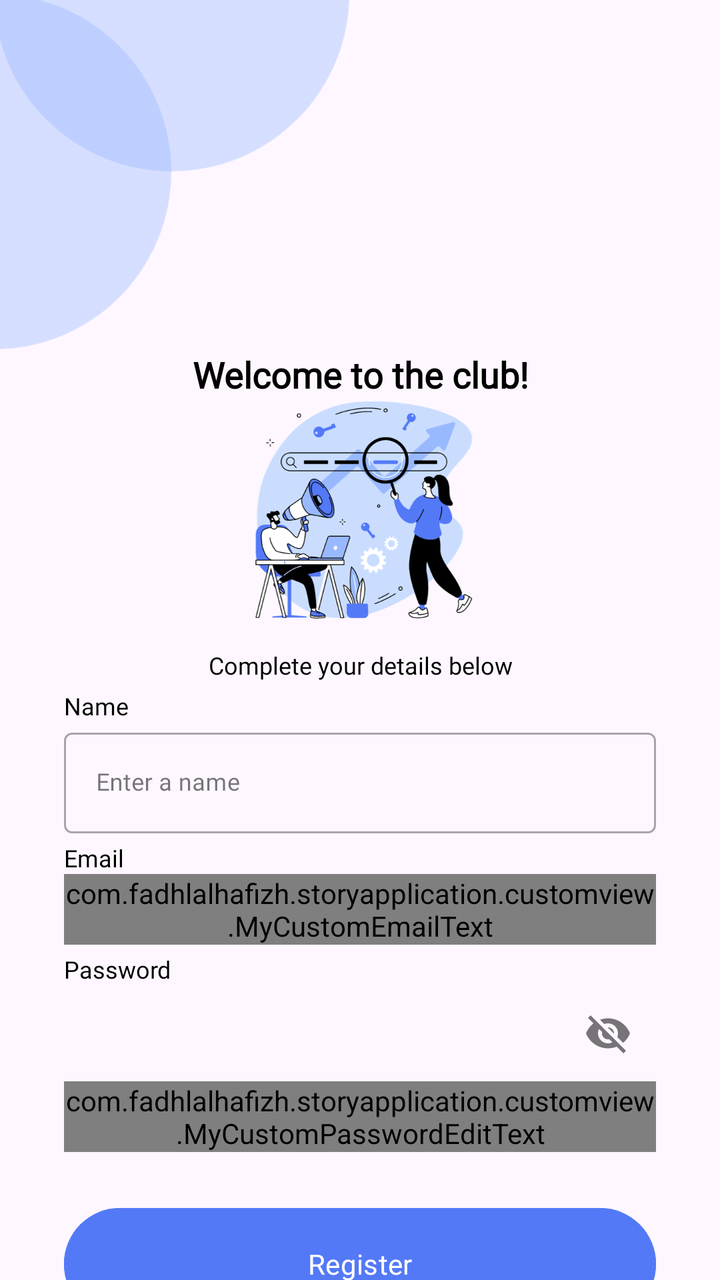
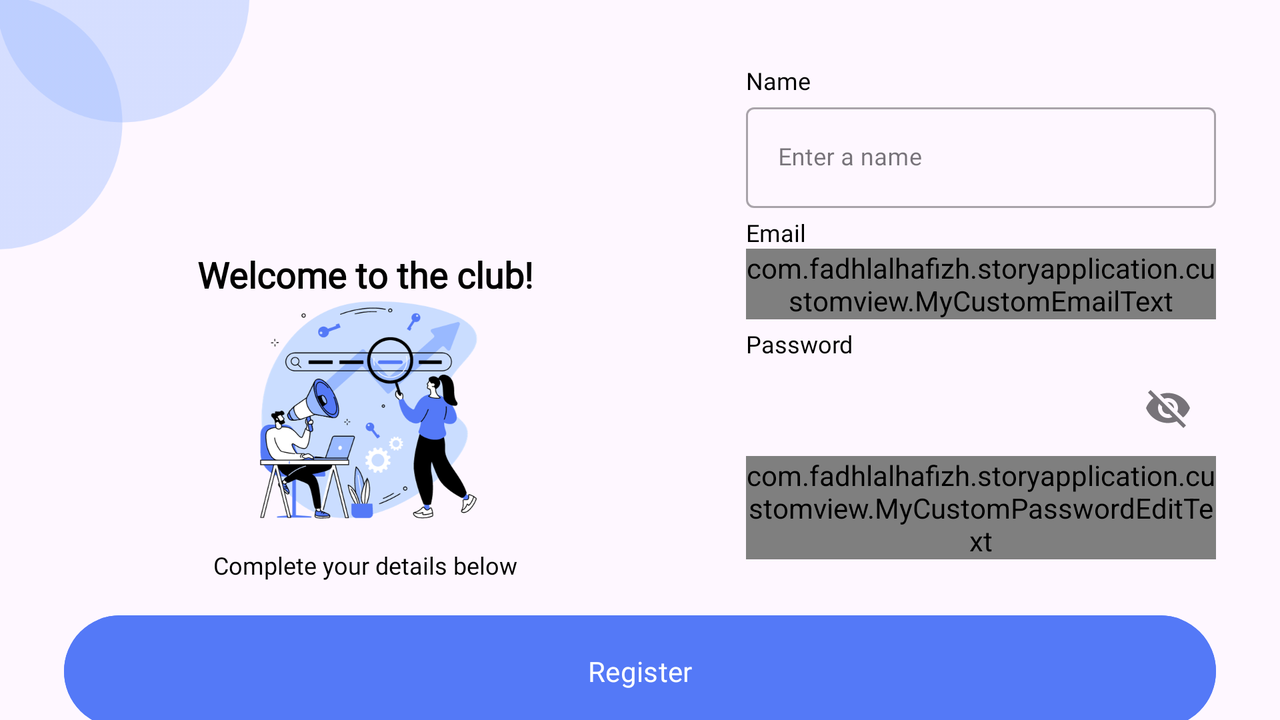

Compare how this app lays out the same screen by default and in its alternative resource folder. The renders come first, then the two layout files and the values they reference.
<!-- AndroidManifest.xml: application theme Theme.StoryApplication -->
<!-- res/layout/activity_sign_up.xml -->
<?xml version="1.0" encoding="utf-8"?>
<androidx.constraintlayout.widget.ConstraintLayout xmlns:android="http://schemas.android.com/apk/res/android"
    xmlns:app="http://schemas.android.com/apk/res-auto"
    xmlns:tools="http://schemas.android.com/tools"
    android:layout_width="match_parent"
    android:layout_height="match_parent"
    tools:context=".view.signup.SignUpActivity">

    <FrameLayout
        android:id="@+id/frameLayout"
        android:layout_width="wrap_content"
        android:layout_height="wrap_content"
        app:layout_constraintStart_toStartOf="parent"
        app:layout_constraintTop_toTopOf="parent">

        <ImageView
            android:id="@+id/iv_shapeImage"
            android:layout_width="175dp"
            android:layout_height="175dp"
            android:contentDescription="@string/cdShape"
            app:layout_constraintStart_toStartOf="parent"
            app:layout_constraintTop_toTopOf="parent"
            app:srcCompat="@drawable/shape"
            tools:ignore="ImageContrastCheck" />

        <androidx.constraintlayout.widget.ConstraintLayout
            android:layout_width="175dp"
            android:layout_height="175dp">

            <ImageView
                android:id="@+id/iv_arrowBack"
                android:layout_width="24dp"
                android:layout_height="24dp"
                android:layout_marginStart="32dp"
                android:layout_marginTop="32dp"
                android:contentDescription="@string/cdArrowBack"
                app:layout_constraintStart_toStartOf="parent"
                app:layout_constraintTop_toTopOf="parent"
                app:srcCompat="@drawable/ic_arrow_back" />
        </androidx.constraintlayout.widget.ConstraintLayout>
    </FrameLayout>

    <TextView
        android:id="@+id/tv_titleSignup"
        android:layout_width="0dp"
        android:layout_height="wrap_content"
        android:layout_marginStart="32dp"
        android:layout_marginEnd="32dp"
        android:fontFamily="@font/poppinssemibold"
        android:gravity="center"
        android:text="@string/title_signup"
        android:textColor="@color/black"
        android:textSize="18sp"
        android:textStyle="bold"
        android:alpha="0"
        app:layout_constraintEnd_toEndOf="parent"
        app:layout_constraintHorizontal_bias="0.0"
        app:layout_constraintStart_toStartOf="parent"
        app:layout_constraintTop_toBottomOf="@+id/frameLayout"
        tools:alpha="100"/>

    <ImageView
        android:id="@+id/iv_signupImage"
        android:layout_width="125dp"
        android:layout_height="125dp"
        android:contentDescription="@string/cdSignUpImage"
        app:layout_constraintEnd_toEndOf="parent"
        app:layout_constraintStart_toStartOf="parent"
        app:layout_constraintTop_toBottomOf="@+id/tv_titleSignup"
        app:srcCompat="@drawable/signupimage" />

    <TextView
        android:id="@+id/tv_messageSignup"
        android:layout_width="0dp"
        android:layout_height="wrap_content"
        android:layout_marginStart="32dp"
        android:layout_marginEnd="32dp"
        android:fontFamily="@font/poppinsregular"
        android:gravity="center"
        android:text="@string/message_signup"
        android:textColor="@color/black"
        android:textSize="12sp"
        android:alpha="0"
        app:layout_constraintEnd_toEndOf="parent"
        app:layout_constraintHorizontal_bias="1.0"
        app:layout_constraintStart_toStartOf="parent"
        app:layout_constraintTop_toBottomOf="@+id/iv_signupImage"
        tools:alpha="100"/>

    <TextView
        android:id="@+id/tv_name"
        android:layout_width="wrap_content"
        android:layout_height="wrap_content"
        android:layout_marginStart="32dp"
        android:layout_marginTop="4dp"
        android:alpha="0"
        android:fontFamily="@font/poppinsregular"
        android:text="@string/name"
        android:textColor="@color/black"
        android:textSize="12sp"
        app:layout_constraintStart_toStartOf="parent"
        app:layout_constraintTop_toBottomOf="@+id/tv_messageSignup"
        tools:alpha="100" />

    <com.google.android.material.textfield.TextInputLayout
        android:id="@+id/nameEditTextLayout"
        style="@style/Widget.MaterialComponents.TextInputLayout.OutlinedBox"
        android:layout_width="0dp"
        android:layout_height="wrap_content"
        android:layout_marginStart="32dp"
        android:layout_marginEnd="32dp"
        android:alpha="0"
        app:layout_constraintEnd_toEndOf="parent"
        app:layout_constraintStart_toStartOf="parent"
        app:layout_constraintTop_toBottomOf="@+id/tv_name"
        app:startIconDrawable="@drawable/ic_person"
        tools:alpha="100">

        <com.google.android.material.textfield.TextInputEditText
            android:id="@+id/nameEditText"
            android:layout_width="match_parent"
            android:layout_height="wrap_content"
            android:ems="10"
            android:fontFamily="@font/poppinsregular"
            android:hint="@string/inputName"
            android:inputType="text"
            android:textSize="12sp"
            tools:ignore="SpeakableTextPresentCheck,VisualLintTextFieldSize,TextContrastCheck" />
    </com.google.android.material.textfield.TextInputLayout>

    <TextView
        android:id="@+id/tv_email"
        android:layout_width="wrap_content"
        android:layout_height="wrap_content"
        android:layout_marginStart="32dp"
        android:layout_marginTop="4dp"
        android:alpha="0"
        android:fontFamily="@font/poppinsregular"
        android:text="@string/email"
        android:textColor="@color/black"
        android:textSize="12sp"
        app:layout_constraintStart_toStartOf="parent"
        app:layout_constraintTop_toBottomOf="@+id/nameEditTextLayout"
        tools:alpha="100" />

    <com.google.android.material.textfield.TextInputLayout
        android:id="@+id/emailEditTextLayout"
        style="@style/Widget.MaterialComponents.TextInputLayout.OutlinedBox"
        android:layout_width="0dp"
        android:layout_height="wrap_content"
        android:layout_marginStart="32dp"
        android:layout_marginEnd="32dp"
        android:alpha="0"
        app:layout_constraintEnd_toEndOf="parent"
        app:layout_constraintStart_toStartOf="parent"
        app:layout_constraintTop_toBottomOf="@+id/tv_email"
        app:startIconDrawable="@drawable/ic_email"
        tools:alpha="100">

        <com.fadhlalhafizh.storyapplication.customview.MyCustomEmailText
            android:id="@+id/emailEditText"
            android:layout_width="match_parent"
            android:layout_height="wrap_content"
            android:ems="10"
            android:fontFamily="@font/poppinsregular"
            android:hint="@string/inputEmail"
            android:inputType="textEmailAddress"
            android:textSize="12sp"
            tools:ignore="SpeakableTextPresentCheck,VisualLintTextFieldSize,TextContrastCheck" />
    </com.google.android.material.textfield.TextInputLayout>

    <TextView
        android:id="@+id/tv_password"
        android:layout_width="wrap_content"
        android:layout_height="wrap_content"
        android:layout_marginStart="32dp"
        android:layout_marginTop="4dp"
        android:alpha="0"
        android:fontFamily="@font/poppinsregular"
        android:text="@string/password"
        android:textColor="@color/black"
        android:textSize="12sp"
        app:layout_constraintStart_toStartOf="parent"
        app:layout_constraintTop_toBottomOf="@+id/emailEditTextLayout"
        tools:alpha="100" />

    <com.google.android.material.textfield.TextInputLayout
        android:id="@+id/passwordEditTextLayout"
        style="@style/Widget.MaterialComponents.TextInputLayout.OutlinedBox"
        android:layout_width="0dp"
        android:layout_height="wrap_content"
        android:layout_marginStart="32dp"
        android:layout_marginEnd="32dp"
        android:alpha="0"
        app:endIconMode="password_toggle"
        app:layout_constraintEnd_toEndOf="parent"
        app:layout_constraintStart_toStartOf="parent"
        app:layout_constraintTop_toBottomOf="@+id/tv_password"
        app:startIconDrawable="@drawable/ic_lock"
        tools:alpha="100">

        <com.fadhlalhafizh.storyapplication.customview.MyCustomPasswordEditText
            android:id="@+id/passwordEditText"
            android:layout_width="match_parent"
            android:layout_height="wrap_content"
            android:ems="10"
            android:fontFamily="@font/poppinsregular"
            android:hint="@string/inputPassword"
            android:inputType="textPassword"
            android:textSize="12sp"
            tools:ignore="SpeakableTextPresentCheck,VisualLintTextFieldSize,TextContrastCheck" />
    </com.google.android.material.textfield.TextInputLayout>

    <Button
        android:id="@+id/btn_signup"
        android:layout_width="0dp"
        android:layout_height="64dp"
        android:layout_marginStart="32dp"
        android:layout_marginTop="24dp"
        android:layout_marginEnd="32dp"
        android:alpha="0"
        android:fontFamily="@font/poppinssemibold"
        android:text="@string/signup"
        android:backgroundTint="@color/blueDark"
        app:layout_constraintEnd_toEndOf="parent"
        app:layout_constraintStart_toStartOf="parent"
        app:layout_constraintTop_toBottomOf="@+id/passwordEditTextLayout"
        tools:alpha="100"
        tools:ignore="VisualLintButtonSize" />

    <ProgressBar
        android:id="@+id/progressBar"
        style="?android:attr/progressBarStyle"
        android:layout_width="wrap_content"
        android:layout_height="wrap_content"
        android:visibility="gone"
        app:layout_constraintBottom_toBottomOf="parent"
        app:layout_constraintEnd_toEndOf="parent"
        app:layout_constraintStart_toStartOf="parent"
        app:layout_constraintTop_toTopOf="parent" />

</androidx.constraintlayout.widget.ConstraintLayout>
<!-- resources referenced by this layout -->
<resources>
  <color name="black">#FF000000</color>
  <color name="blueDark">#5479F7</color>
  <!-- drawable shape: png bitmap (drawable, 11509 bytes) -->
  <!-- drawable signupimage: png bitmap (drawable, 82227 bytes) -->
  <string name="cdArrowBack">Back button</string>
  <string name="cdShape">Shape figure</string>
  <string name="cdSignUpImage">Image on the registration page</string>
  <string name="email">Email</string>
  <string name="inputEmail">Enter email</string>
  <string name="inputName">Enter a name</string>
  <string name="inputPassword">Enter password</string>
  <string name="message_signup">Complete your details below</string>
  <string name="name">Name</string>
  <string name="password">Password</string>
  <string name="signup">Register</string>
  <string name="title_signup">Welcome to the club!</string>
  <style name="Theme.StoryApplication" parent="Base.Theme.StoryApplication" />
  <style name="Base.Theme.StoryApplication" parent="Theme.Material3.DayNight">
          <item name="colorPrimary">@color/blueDark</item>
      </style>
</resources>
<!-- res/layout-land/activity_sign_up.xml (the repository's variant of the layout above) -->
<!-- drawn on the phone turned sideways -->
<?xml version="1.0" encoding="utf-8"?>
<androidx.constraintlayout.widget.ConstraintLayout xmlns:android="http://schemas.android.com/apk/res/android"
    xmlns:app="http://schemas.android.com/apk/res-auto"
    xmlns:tools="http://schemas.android.com/tools"
    android:layout_width="match_parent"
    android:layout_height="match_parent"
    tools:context=".view.signup.SignUpActivity">

    <FrameLayout
        android:id="@+id/frameLayout"
        android:layout_width="wrap_content"
        android:layout_height="wrap_content"
        app:layout_constraintStart_toStartOf="parent"
        app:layout_constraintTop_toTopOf="parent">

        <ImageView
            android:id="@+id/iv_shapeImage"
            android:layout_width="125dp"
            android:layout_height="125dp"
            android:contentDescription="@string/cdShape"
            app:layout_constraintStart_toStartOf="parent"
            app:layout_constraintTop_toTopOf="parent"
            app:srcCompat="@drawable/shape"
            tools:ignore="ImageContrastCheck" />

        <androidx.constraintlayout.widget.ConstraintLayout
            android:layout_width="100dp"
            android:layout_height="100dp">

            <ImageView
                android:id="@+id/iv_arrowBack"
                android:layout_width="24dp"
                android:layout_height="24dp"
                android:layout_marginStart="32dp"
                android:layout_marginTop="32dp"
                android:contentDescription="@string/cdArrowBack"
                app:layout_constraintStart_toStartOf="parent"
                app:layout_constraintTop_toTopOf="parent"
                app:srcCompat="@drawable/ic_arrow_back" />
        </androidx.constraintlayout.widget.ConstraintLayout>
    </FrameLayout>

    <TextView
        android:id="@+id/tv_titleSignup"
        android:layout_width="0dp"
        android:layout_height="wrap_content"
        android:layout_marginStart="32dp"
        android:layout_marginEnd="32dp"
        android:alpha="0"
        android:fontFamily="@font/poppinssemibold"
        android:gravity="center"
        android:text="@string/title_signup"
        android:textColor="@color/black"
        android:textSize="18sp"
        android:textStyle="bold"
        app:layout_constraintEnd_toStartOf="@+id/guideline2"
        app:layout_constraintHorizontal_bias="0.0"
        app:layout_constraintStart_toStartOf="parent"
        app:layout_constraintTop_toBottomOf="@+id/frameLayout"
        tools:alpha="100" />

    <ImageView
        android:id="@+id/iv_signupImage"
        android:layout_width="125dp"
        android:layout_height="125dp"
        android:contentDescription="@string/cdSignUpImage"
        app:layout_constraintEnd_toStartOf="@+id/guideline2"
        app:layout_constraintStart_toStartOf="parent"
        app:layout_constraintTop_toBottomOf="@+id/tv_titleSignup"
        app:srcCompat="@drawable/signupimage" />

    <TextView
        android:id="@+id/tv_messageSignup"
        android:layout_width="0dp"
        android:layout_height="wrap_content"
        android:layout_marginStart="32dp"
        android:layout_marginEnd="32dp"
        android:alpha="0"
        android:fontFamily="@font/poppinsregular"
        android:gravity="center"
        android:text="@string/message_signup"
        android:textColor="@color/black"
        android:textSize="12sp"
        app:layout_constraintEnd_toStartOf="@+id/guideline2"
        app:layout_constraintStart_toStartOf="parent"
        app:layout_constraintTop_toBottomOf="@+id/iv_signupImage"
        tools:alpha="100" />

    <TextView
        android:id="@+id/tv_name"
        android:layout_width="wrap_content"
        android:layout_height="wrap_content"
        android:layout_marginStart="8dp"
        android:layout_marginTop="32dp"
        android:alpha="0"
        android:fontFamily="@font/poppinsregular"
        android:text="@string/name"
        android:textColor="@color/black"
        android:textSize="12sp"
        app:layout_constraintStart_toStartOf="@+id/guideline2"
        app:layout_constraintTop_toTopOf="parent"
        tools:alpha="100" />

    <com.google.android.material.textfield.TextInputLayout
        android:id="@+id/nameEditTextLayout"
        style="@style/Widget.MaterialComponents.TextInputLayout.OutlinedBox"
        android:layout_width="0dp"
        android:layout_height="wrap_content"
        android:layout_marginStart="8dp"
        android:layout_marginEnd="32dp"
        android:alpha="0"
        app:layout_constraintEnd_toEndOf="parent"
        app:layout_constraintStart_toStartOf="@+id/guideline2"
        app:layout_constraintTop_toBottomOf="@+id/tv_name"
        app:startIconDrawable="@drawable/ic_person"
        tools:alpha="100">

        <com.google.android.material.textfield.TextInputEditText
            android:id="@+id/nameEditText"
            android:layout_width="match_parent"
            android:layout_height="wrap_content"
            android:ems="10"
            android:fontFamily="@font/poppinsregular"
            android:hint="@string/inputName"
            android:inputType="text"
            android:textSize="12sp"
            tools:ignore="SpeakableTextPresentCheck,VisualLintTextFieldSize,TextContrastCheck" />
    </com.google.android.material.textfield.TextInputLayout>

    <TextView
        android:id="@+id/tv_email"
        android:layout_width="wrap_content"
        android:layout_height="wrap_content"
        android:layout_marginStart="8dp"
        android:layout_marginTop="4dp"
        android:alpha="0"
        android:fontFamily="@font/poppinsregular"
        android:text="@string/email"
        android:textColor="@color/black"
        android:textSize="12sp"
        app:layout_constraintStart_toStartOf="@+id/guideline2"
        app:layout_constraintTop_toBottomOf="@+id/nameEditTextLayout"
        tools:alpha="100" />

    <com.google.android.material.textfield.TextInputLayout
        android:id="@+id/emailEditTextLayout"
        style="@style/Widget.MaterialComponents.TextInputLayout.OutlinedBox"
        android:layout_width="0dp"
        android:layout_height="wrap_content"
        android:layout_marginStart="8dp"
        android:layout_marginEnd="32dp"
        android:alpha="0"
        app:layout_constraintEnd_toEndOf="parent"
        app:layout_constraintStart_toStartOf="@+id/guideline2"
        app:layout_constraintTop_toBottomOf="@+id/tv_email"
        app:startIconDrawable="@drawable/ic_email"
        tools:alpha="100">

        <com.fadhlalhafizh.storyapplication.customview.MyCustomEmailText
            android:id="@+id/emailEditText"
            android:layout_width="match_parent"
            android:layout_height="wrap_content"
            android:ems="10"
            android:fontFamily="@font/poppinsregular"
            android:hint="@string/inputEmail"
            android:inputType="textEmailAddress"
            android:textSize="12sp"
            tools:ignore="SpeakableTextPresentCheck,VisualLintTextFieldSize,TextContrastCheck" />
    </com.google.android.material.textfield.TextInputLayout>

    <TextView
        android:id="@+id/tv_password"
        android:layout_width="wrap_content"
        android:layout_height="wrap_content"
        android:layout_marginStart="8dp"
        android:layout_marginTop="4dp"
        android:alpha="0"
        android:fontFamily="@font/poppinsregular"
        android:text="@string/password"
        android:textColor="@color/black"
        android:textSize="12sp"
        app:layout_constraintStart_toStartOf="@+id/guideline2"
        app:layout_constraintTop_toBottomOf="@+id/emailEditTextLayout"
        tools:alpha="100" />

    <com.google.android.material.textfield.TextInputLayout
        android:id="@+id/passwordEditTextLayout"
        style="@style/Widget.MaterialComponents.TextInputLayout.OutlinedBox"
        android:layout_width="0dp"
        android:layout_height="wrap_content"
        android:layout_marginStart="8dp"
        android:layout_marginEnd="32dp"
        android:alpha="0"
        app:endIconMode="password_toggle"
        app:layout_constraintEnd_toEndOf="parent"
        app:layout_constraintStart_toStartOf="@+id/guideline2"
        app:layout_constraintTop_toBottomOf="@+id/tv_password"
        app:startIconDrawable="@drawable/ic_lock"
        tools:alpha="100">

        <com.fadhlalhafizh.storyapplication.customview.MyCustomPasswordEditText
            android:id="@+id/passwordEditText"
            android:layout_width="match_parent"
            android:layout_height="wrap_content"
            android:ems="10"
            android:fontFamily="@font/poppinsregular"
            android:hint="@string/inputPassword"
            android:inputType="textPassword"
            android:textSize="12sp"
            tools:ignore="SpeakableTextPresentCheck,VisualLintTextFieldSize,TextContrastCheck" />
    </com.google.android.material.textfield.TextInputLayout>

    <Button
        android:id="@+id/btn_signup"
        android:layout_width="0dp"
        android:layout_height="64dp"
        android:layout_marginStart="32dp"
        android:layout_marginTop="24dp"
        android:layout_marginEnd="32dp"
        android:alpha="0"
        android:backgroundTint="@color/blueDark"
        android:fontFamily="@font/poppinssemibold"
        android:text="@string/signup"
        app:layout_constraintEnd_toEndOf="parent"
        app:layout_constraintStart_toStartOf="parent"
        app:layout_constraintTop_toBottomOf="@+id/passwordEditTextLayout"
        tools:alpha="100"
        tools:ignore="VisualLintButtonSize" />

    <ProgressBar
        android:id="@+id/progressBar"
        style="?android:attr/progressBarStyle"
        android:layout_width="wrap_content"
        android:layout_height="wrap_content"
        android:visibility="gone"
        app:layout_constraintBottom_toBottomOf="parent"
        app:layout_constraintEnd_toEndOf="parent"
        app:layout_constraintStart_toStartOf="parent"
        app:layout_constraintTop_toTopOf="parent" />

    <androidx.constraintlayout.widget.Guideline
        android:id="@+id/guideline2"
        android:layout_width="wrap_content"
        android:layout_height="wrap_content"
        android:orientation="vertical"
        app:layout_constraintGuide_begin="365dp" />

</androidx.constraintlayout.widget.ConstraintLayout>
